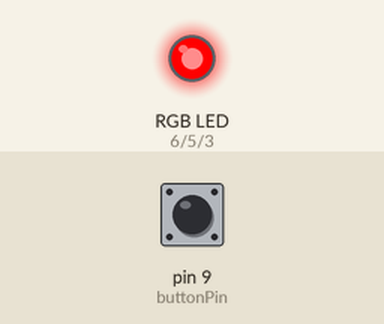
Bench run of a sketch on a simulated Arduino Uno, built with avr-gcc and run on an emulated ATmega328P. Parts: an RGB LED mixed from three pins (HIGH = lit). The inputs (shaded band) are chosen by the test bench; at power-on: pin 9 (buttonPin) HIGH.

Above: at 1.2 s.
1.3 s: pin 9 (buttonPin) pulled LOW for 0.15 s
At 1.8 s:
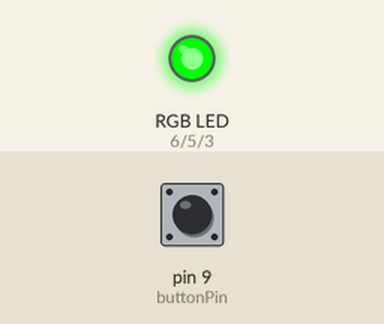
2.9 s: pin 9 (buttonPin) pulled LOW for 1 s
At 4.2 s:
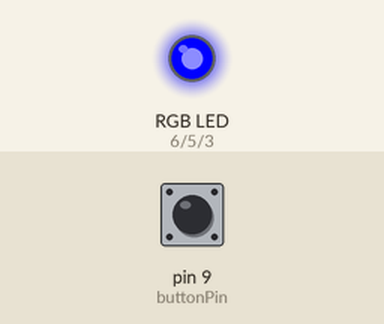
5.4 s: pin 9 (buttonPin) pulled LOW for 3.2 s
At 6.1 s:
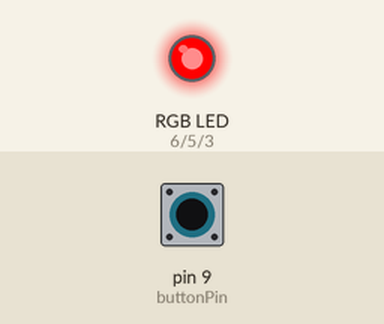
Timing chart, 0 to 8.4 s (numbered marks = the images above; inputs shaded):
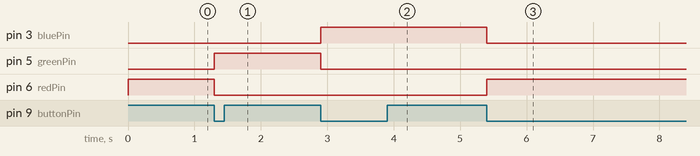

Measured:
- after the input at 1.3 s, pin 5 (greenPin): LOW → HIGH at once; pin 6 (redPin): HIGH → LOW at once
- after the input at 2.9 s, pin 3 (bluePin): LOW → HIGH at once; pin 5 (greenPin): HIGH → LOW at once
- after the input at 5.4 s, pin 3 (bluePin): HIGH → LOW at once; pin 6 (redPin): LOW → HIGH at once

The sketch:

RGB_Swap.ino
```cpp
/*
   RGB Swap v 0.1
   by Scott Smith
   2022-7-14

   This sketch will swap between different colors at the push of a button. For now just goes through
   Red, Green, Blue. Later versions will have functionality to cycle through any rainbow colors in any order.
*/

const int redPin = 6;
const int greenPin = 5;
const int bluePin = 3;
const int buttonPin = 9;
const int debounceDelay = 50;

int lastButtonState; //1st setup var for comparing button state.
int currentButtonState; //2nd var for comparing button state.
int colorCount; //0 Red, 1 Green, 2 Blue

void setup()
{
  pinMode(redPin, OUTPUT);
  pinMode(greenPin, OUTPUT);
  pinMode(bluePin, OUTPUT);
  pinMode(buttonPin, INPUT_PULLUP);

  rgbColor(255, 0, 0);
  colorCount = 0;

  currentButtonState = digitalRead(buttonPin);
}

void loop()
{
  //Put code to be repeated here.
  lastButtonState = currentButtonState; //set last state var
  currentButtonState = digitalRead(buttonPin); //read current state

  if (lastButtonState == HIGH && currentButtonState == LOW) //when button is pressed
  {
    if (colorCount == 0) //If LED is Red
    {
      rgbColor(0, 255, 0); //Change color to Green
      colorCount = 1; //Update count var
    }
    else if (colorCount == 1) //If LED is Green
    {
      rgbColor(0, 0, 255); //Set color to Blue
      colorCount = 2; //Update count to match
    }
    else if (colorCount == 2) //If LED is Blue
    {
      rgbColor(255, 0, 0); //Set LED to Red
      colorCount = 0; //Reset count to start loop over
    }

    delay(debounceDelay); //Wait to prevent LED flicker from switch bounce
  }
}

//quick way to set rgb led to specific value
void rgbColor(int red, int green, int blue) //accepts values 0-255
{
  analogWrite(redPin, red);
  analogWrite(greenPin, green);
  analogWrite(bluePin, blue);
}
```
